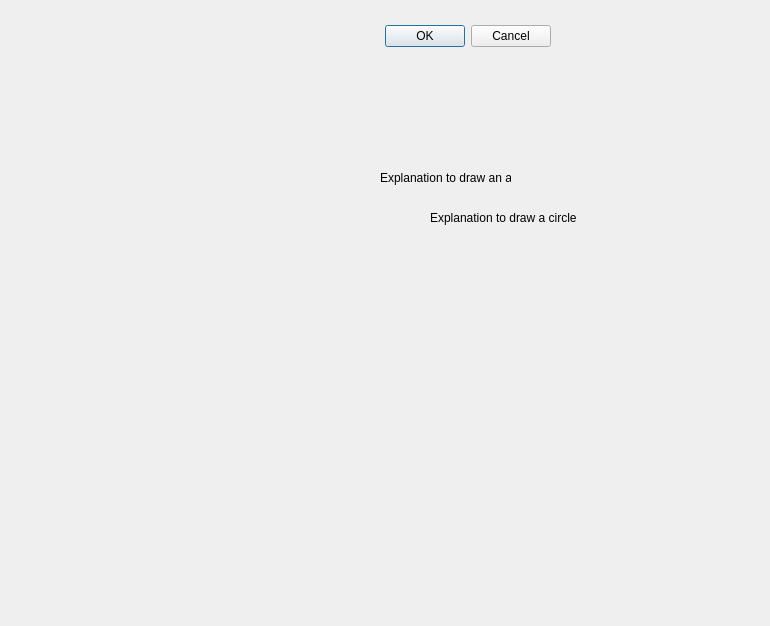
<?xml version="1.0" encoding="UTF-8"?>
<ui version="4.0">
 <class>Help</class>
 <widget class="QDialog" name="Help">
  <property name="geometry">
   <rect>
    <x>0</x>
    <y>0</y>
    <width>770</width>
    <height>626</height>
   </rect>
  </property>
  <property name="windowTitle">
   <string>Dialog</string>
  </property>
  <widget class="QDialogButtonBox" name="buttonBox">
   <property name="geometry">
    <rect>
     <x>210</x>
     <y>20</y>
     <width>341</width>
     <height>32</height>
    </rect>
   </property>
   <property name="orientation">
    <enum>Qt::Horizontal</enum>
   </property>
   <property name="standardButtons">
    <set>QDialogButtonBox::Cancel|QDialogButtonBox::Ok</set>
   </property>
  </widget>
  <widget class="QLabel" name="label">
   <property name="geometry">
    <rect>
     <x>20</x>
     <y>10</y>
     <width>361</width>
     <height>191</height>
    </rect>
   </property>
   <property name="text">
    <string/>
   </property>
   <property name="pixmap">
    <pixmap>DrawArc.png</pixmap>
   </property>
  </widget>
  <widget class="QLabel" name="label_2">
   <property name="geometry">
    <rect>
     <x>20</x>
     <y>210</y>
     <width>481</width>
     <height>391</height>
    </rect>
   </property>
   <property name="text">
    <string/>
   </property>
   <property name="pixmap">
    <pixmap>DrawCircle.png</pixmap>
   </property>
  </widget>
  <widget class="QLabel" name="label_3">
   <property name="geometry">
    <rect>
     <x>380</x>
     <y>170</y>
     <width>131</width>
     <height>16</height>
    </rect>
   </property>
   <property name="text">
    <string>Explanation to draw an arc</string>
   </property>
  </widget>
  <widget class="QLabel" name="label_4">
   <property name="geometry">
    <rect>
     <x>430</x>
     <y>210</y>
     <width>151</width>
     <height>16</height>
    </rect>
   </property>
   <property name="text">
    <string>Explanation to draw a circle</string>
   </property>
  </widget>
 </widget>
 <resources/>
 <connections>
  <connection>
   <sender>buttonBox</sender>
   <signal>accepted()</signal>
   <receiver>Help</receiver>
   <slot>accept()</slot>
   <hints>
    <hint type="sourcelabel">
     <x>248</x>
     <y>254</y>
    </hint>
    <hint type="destinationlabel">
     <x>157</x>
     <y>274</y>
    </hint>
   </hints>
  </connection>
  <connection>
   <sender>buttonBox</sender>
   <signal>rejected()</signal>
   <receiver>Help</receiver>
   <slot>reject()</slot>
   <hints>
    <hint type="sourcelabel">
     <x>316</x>
     <y>260</y>
    </hint>
    <hint type="destinationlabel">
     <x>286</x>
     <y>274</y>
    </hint>
   </hints>
  </connection>
 </connections>
</ui>
